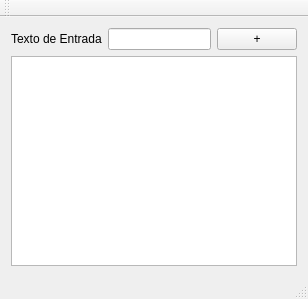
<?xml version="1.0" encoding="UTF-8"?>
<ui version="4.0">
 <class>VentanaPrueva</class>
 <widget class="QMainWindow" name="VentanaPrueva">
  <property name="geometry">
   <rect>
    <x>0</x>
    <y>0</y>
    <width>308</width>
    <height>299</height>
   </rect>
  </property>
  <property name="windowTitle">
   <string>VentanaPrueva</string>
  </property>
  <widget class="QWidget" name="centralWidget">
   <layout class="QVBoxLayout" name="verticalLayout">
    <item>
     <layout class="QHBoxLayout" name="horizontalLayout">
      <item>
       <widget class="QLabel" name="label">
        <property name="text">
         <string>Texto de Entrada</string>
        </property>
       </widget>
      </item>
      <item>
       <widget class="QLineEdit" name="lineEdit"/>
      </item>
      <item>
       <widget class="QPushButton" name="pushButton">
        <property name="text">
         <string>+</string>
        </property>
       </widget>
      </item>
     </layout>
    </item>
    <item>
     <widget class="QTextEdit" name="textEdit"/>
    </item>
   </layout>
  </widget>
  <widget class="QMenuBar" name="menuBar">
   <property name="geometry">
    <rect>
     <x>0</x>
     <y>0</y>
     <width>308</width>
     <height>19</height>
    </rect>
   </property>
  </widget>
  <widget class="QToolBar" name="mainToolBar">
   <attribute name="toolBarArea">
    <enum>TopToolBarArea</enum>
   </attribute>
   <attribute name="toolBarBreak">
    <bool>false</bool>
   </attribute>
  </widget>
  <widget class="QStatusBar" name="statusBar"/>
 </widget>
 <layoutdefault spacing="6" margin="11"/>
 <tabstops>
  <tabstop>lineEdit</tabstop>
  <tabstop>textEdit</tabstop>
  <tabstop>pushButton</tabstop>
 </tabstops>
 <resources/>
 <connections>
  <connection>
   <sender>pushButton</sender>
   <signal>clicked()</signal>
   <receiver>VentanaPrueva</receiver>
   <slot>decirHola()</slot>
   <hints>
    <hint type="sourcelabel">
     <x>239</x>
     <y>66</y>
    </hint>
    <hint type="destinationlabel">
     <x>164</x>
     <y>37</y>
    </hint>
   </hints>
  </connection>
 </connections>
 <slots>
  <slot>decirHola()</slot>
 </slots>
</ui>
